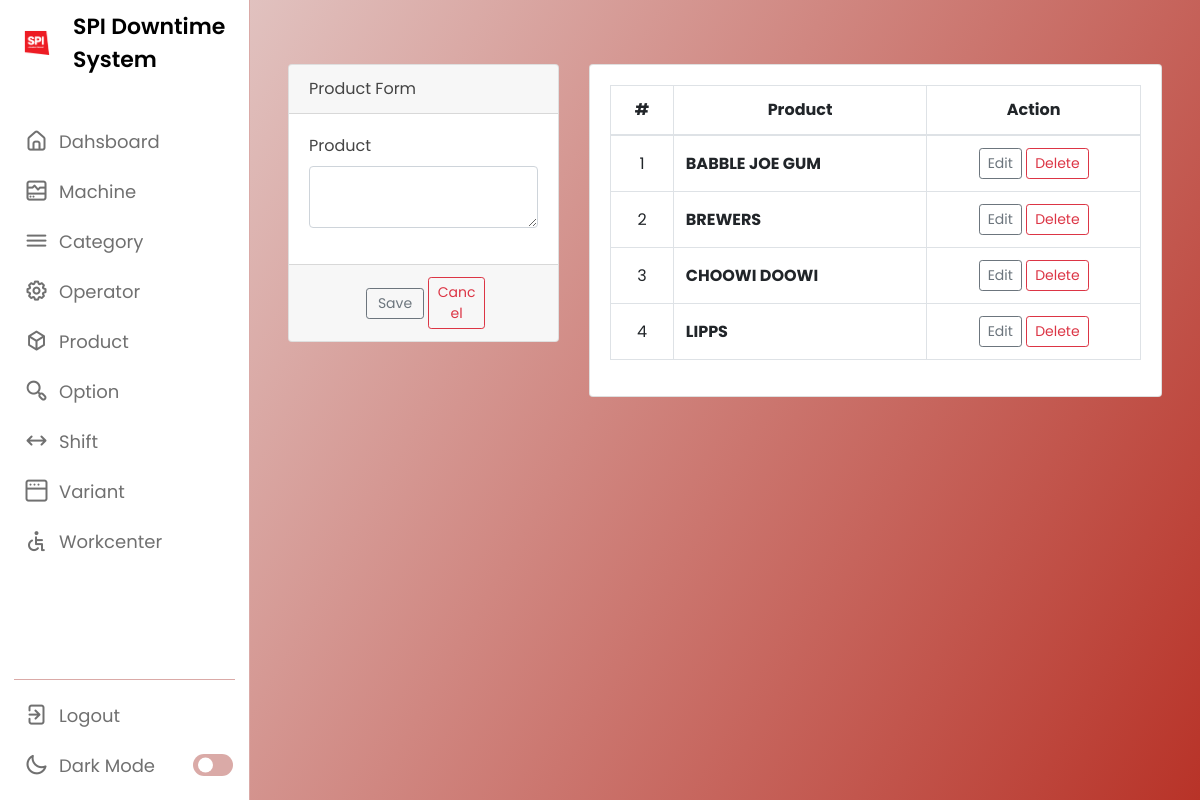
/DMS/index.php?page=product, run on the app's committed database.
### tables this page shows
CREATE TABLE `product` (
  `id` int(11) NOT NULL,
  `product` varchar(50) NOT NULL,
  `options_id` varchar(50) NOT NULL
);

### DMS/product.php (the view, shortened to what this page needs)
<?php include('db_connect.php');?>
<div class="container-fluid">
	<div class="col-lg-12">
		<div class="row">
			<div class="col-md-4">
			<form action="" id="manage-position" onsubmit="return sendMessage();">
				<div class="card">
					<div class="card-header">
						 Product Form
				  	</div>
					<div class="card-body">
							<div class="form-group">
								<label class="control-label">Product</label>
								<textarea name="product" id="" cols="30" rows="2" class="form-control"></textarea>
							</div>
					</div>
					<div class="card-footer">
						<div class="row">
							<div class="col-md-12">
								<button class="btn btn-sm btn-outline-secondary col-sm-3 offset-md-3"> Save</button>
								<button class="btn btn-sm btn-outline-danger col-sm-3" type="button" onclick="_reset()"> Cancel</button>
							</div>
						</div>
					</div>
				</div>
			</form>
			</div>
			<div class="col-md-8">
				<div class="card">
					<div class="card-body">
						<table class="table table-bordered table-hover">
							<thead>
								<tr>
									<th class="text-center">#</th>
									<th class="text-center">Product</th>
									<th class="text-center">Action</th>
								</tr>
							</thead>
							<tbody>
								<?php
								$i = 1;
								$product = $conn->query("SELECT * FROM product order by id asc");
								while($row=$product->fetch_assoc()):
								?>
								<tr>
									<td class="text-center"><?php echo $i++ ?></td>
									<td class="">
										 <p> <b><?php echo $row['product'] ?></b></p>
									</td>
									<td class="text-center">
										<button class="btn btn-sm btn-outline-secondary edit_position" type="button" data-id="<?php echo $row['id'] ?>" data-product="<?php echo $row['product'] ?>" data-options_id="<?php echo $row['options_id'] ?>"  >Edit</button>
										<button class="btn btn-sm btn-outline-danger delete_position" type="button" data-id="<?php echo $row['id'] ?>">Delete</button>
									</td>
								</tr>
								<?php endwhile; ?>
							</tbody>
						</table>
					</div>
				</div>
			</div>
		</div>
	</div>
</div>

### DMS/assets/css/style.css (style rules this page uses)
body { font-family: "Open Sans", sans-serif; color: #444444; width: 100%; height: calc(100%); }

### DMS/styleforma.css (style rules this page uses)
* { margin: 0; padding: 0; box-sizing: border-box; font-family: 'Poppins', sans-serif; }
:root { --primary-color:#b83328; --panel-color: #FFF; --text-color: #000; --black-light-color: #707070; --border-color: #DAAAA7; --toggle-color: #DAAAA7; --box1-color: #4DA3FF; --box2-color: #FFE6AC; --box3-color: #E7D1FC; --title-icon-color: #fff; --tran-05: all 0.5s ease; --tran-03: all 0.3s ease; --tran-03: all 0.2s ease; }
body { min-height: 100vh; background: linear-gradient(120deg,#e8dbda, #b83328); display:flex; }

### DMS/index.php (style rules this page uses)
body { background: #80808045; }

### DMS/product.php (style rules this page uses)
td { vertical-align: middle !important; }
td p { margin: unset }

### data on the page
product: product "BABBLE JOE GUM"
product: product "BREWERS"
product: product "CHOOWI DOOWI"
product: product "LIPPS"
